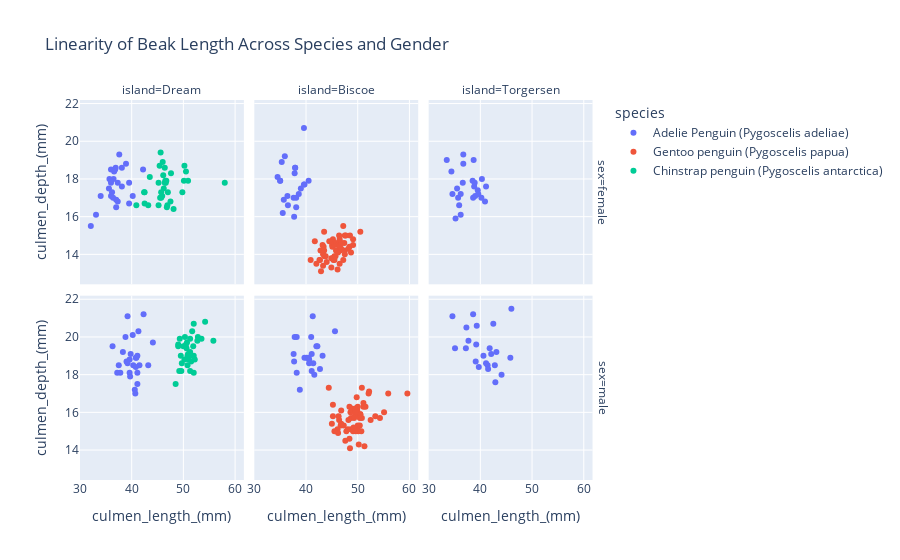

Source (notebook cell):
### Code cell
linear_beak = px.scatter(pdf, x ='culmen_length_(mm)', y='culmen_depth_(mm)',color='species',title='Linearity of Beak Length Across Species and Gender',facet_col="island",facet_row='sex')
linear_beak.show()

### Figure 1 — Plotly figure (JSON) as saved in the notebook; plotly's stock layout.template omitted (floating-point values rounded to 4 significant figures)
{"data": [{"hovertemplate": "species=Adelie Penguin (Pygoscelis adeliae)<br>sex=female<br>island=Dream<br>culmen_length_(mm)=%{x}<br>culmen_depth_(mm)=%{y}<extra></extra>", "legendgroup": "Adelie Penguin (Pygoscelis adeliae)", "marker": {"color": "#636efa", "symbol": "circle"}, "mode": "markers", "name": "Adelie Penguin (Pygoscelis adeliae)", "orientation": "v", "showlegend": true, "type": "scatter", "x": [32.1, 42.2, 37, 37.3, 37.3, 37.6, 38.1, 38.1, 38.9, 37, 36.9, 35.6, 35.7, 36, 36, 36, 36, 36.2, 36.4, 40.2, 36.5, 36.6, 36.8, 33.1, 39.5, 39.5, 34], "xaxis": "x4", "y": [15.5, 18.5, 16.9, 16.8, 17.8, 19.3, 17.6, 18.6, 18.8, 16.5, 18.6, 17.5, 18, 17.8, 17.1, 18.5, 17.9, 17.3, 17, 17.1, 18, 18.4, 18.5, 16.1, 17.8, 16.7, 17.1], "yaxis": "y4"}, {"hovertemplate": "species=Adelie Penguin (Pygoscelis adeliae)<br>sex=female<br>island=Biscoe<br>culmen_length_(mm)=%{x}<br>culmen_depth_(mm)=%{y}<extra></extra>", "legendgroup": "Adelie Penguin (Pygoscelis adeliae)", "marker": {"color": "#636efa", "symbol": "circle"}, "mode": "markers", "name": "Adelie Penguin (Pygoscelis adeliae)", "orientation": "v", "showlegend": false, "type": "scatter", "x": [40.5, 36.5, 35, 37.6, 37.7, 37.8, 37.9, 37.9, 38.1, 38.1, 34.5, 39, 35.5, 35.7, 35.9, 35, 36.4, 38.6, 35.3, 39.6, 39.7, 39.6], "xaxis": "x5", "y": [17.9, 16.6, 17.9, 17, 16, 18.3, 18.6, 18.6, 16.5, 17, 18.1, 17.5, 16.2, 16.9, 19.2, 17.9, 17.1, 17.2, 18.9, 17.7, 17.7, 20.7], "yaxis": "y5"}, {"hovertemplate": "species=Adelie Penguin (Pygoscelis adeliae)<br>sex=female<br>island=Torgersen<br>culmen_length_(mm)=%{x}<br>culmen_depth_(mm)=%{y}<extra></extra>", "legendgroup": "Adelie Penguin (Pygoscelis adeliae)", "marker": {"color": "#636efa", "symbol": "circle"}, "mode": "markers", "name": "Adelie Penguin (Pygoscelis adeliae)", "orientation": "v", "showlegend": false, "type": "scatter", "x": [40.9, 41.1, 40.3, 40.2, 34.6, 38.5, 35.2, 38.6, 38.7, 38.8, 38.9, 36.7, 35.5, 35.7, 35.9, 36.2, 36.2, 36.6, 36.7, 39, 34.4, 39.5, 39.6, 33.5], "xaxis": "x6", "y": [16.8, 17.6, 18, 17, 17.2, 17.9, 15.9, 17, 19, 17.6, 17.8, 19.3, 17.5, 17, 16.6, 16.1, 17.2, 17.8, 18.8, 17.1, 18.4, 17.4, 17.2, 19], "yaxis": "y6"}, {"hovertemplate": "species=Adelie Penguin (Pygoscelis adeliae)<br>sex=male<br>island=Dream<br>culmen_length_(mm)=%{x}<br>culmen_depth_(mm)=%{y}<extra></extra>", "legendgroup": "Adelie Penguin (Pygoscelis adeliae)", "marker": {"color": "#636efa", "symbol": "circle"}, "mode": "markers", "name": "Adelie Penguin (Pygoscelis adeliae)", "orientation": "v", "showlegend": false, "type": "scatter", "x": [40.2, 41.5, 41.3, 39.6, 42.3, 39.6, 41.1, 40.3, 39.8, 40.6, 40.7, 40.8, 40.8, 39.7, 40.9, 41.1, 41.1, 39.2, 37.5, 37.2, 36.3, 43.2, 39, 38.8, 44.1, 38.3, 37.8, 39.2], "xaxis": "x", "y": [20.1, 18.5, 20.3, 18.1, 21.2, 18.8, 18.1, 18.5, 19.1, 17.2, 17, 18.9, 18.4, 17.9, 18.9, 17.5, 19, 18.6, 18.5, 18.1, 19.5, 18.5, 18.7, 20, 19.7, 19.2, 18.1, 21.1], "yaxis": "y"}, {"hovertemplate": "species=Adelie Penguin (Pygoscelis adeliae)<br>sex=male<br>island=Biscoe<br>culmen_length_(mm)=%{x}<br>culmen_depth_(mm)=%{y}<extra></extra>", "legendgroup": "Adelie Penguin (Pygoscelis adeliae)", "marker": {"color": "#636efa", "symbol": "circle"}, "mode": "markers", "name": "Adelie Penguin (Pygoscelis adeliae)", "orientation": "v", "showlegend": false, "type": "scatter", "x": [41.3, 41.4, 41.6, 42, 42.2, 42.7, 41.1, 40.1, 40.5, 40.6, 40.6, 39.7, 41, 41.1, 37.6, 37.7, 45.6, 43.2, 38.8, 38.2, 38.2, 37.8], "xaxis": "x2", "y": [21.1, 18.6, 18, 19.5, 19.5, 18.3, 19.1, 18.9, 18.9, 18.6, 18.8, 18.9, 20, 18.2, 19.1, 18.7, 20.3, 19, 17.2, 18.1, 20, 20], "yaxis": "y2"}, {"hovertemplate": "species=Adelie Penguin (Pygoscelis adeliae)<br>sex=male<br>island=Torgersen<br>culmen_length_(mm)=%{x}<br>culmen_depth_(mm)=%{y}<extra></extra>", "legendgroup": "Adelie Penguin (Pygoscelis adeliae)", "marker": {"color": "#636efa", "symbol": "circle"}, "mode": "markers", "name": "Adelie Penguin (Pygoscelis adeliae)", "orientation": "v", "showlegend": false, "type": "scatter", "x": [35.1, 34.6, 41.4, 41.5, 41.8, 42.5, 42.8, 39.3, 39.2, 42.1, 41.1, 40.6, 39.7, 42.9, 43.1, 45.8, 37.3, 46, 37.2, 37.7, 39.1, 44.1, 38.6], "xaxis": "x3", "y": [19.4, 21.1, 18.5, 18.3, 19.4, 20.7, 18.5, 20.6, 19.6, 19.1, 18.6, 19, 18.4, 17.6, 19.2, 18.9, 20.5, 21.5, 19.4, 19.8, 18.7, 18, 21.2], "yaxis": "y3"}, {"hovertemplate": "species=Gentoo penguin (Pygoscelis papua)<br>sex=female<br>island=Biscoe<br>culmen_length_(mm)=%{x}<br>culmen_depth_(mm)=%{y}<extra></extra>", "legendgroup": "Gentoo penguin (Pygoscelis papua)", "marker": {"color": "#EF553B", "symbol": "circle"}, "mode": "markers", "name": "Gentoo penguin (Pygoscelis papua)", "orientation": "v", "showlegend": true, "type": "scatter", "x": [44, 44.9, 44.9, 45.1, 45.1, 45.1, 45.2, 43.8, 45.3, 45.3, 45.4, 45.5, 45.5, 45.5, 45.2, 43.6, 43.5, 40.9, 41.7, 42, 42.6, 42.7, 42.8, 42.9, 43.2, 43.3, 43.3, 43.4, 43.5, 45.7, 45.8, 47.2, 47.4, 47.5, 47.5, 47.5, 47.7, 48.2, 48.4, 48.5, 48.7, 49.1, 49.1, 50.5, 47.2, 45.8, 46.1, 46.2, 46.2, 46.4, 46.5, 46.5, 46.5, 46.5, 46.6, 46.8, 46.9, 44.5], "xaxis": "x5", "y": [13.6, 13.3, 13.8, 14.4, 14.5, 14.5, 14.8, 13.9, 13.8, 13.7, 14.6, 13.7, 14.5, 13.9, 13.8, 13.9, 15.2, 13.7, 14.7, 13.5, 13.7, 13.7, 14.2, 13.1, 14.5, 14, 13.4, 14.4, 14.2, 13.9, 14.2, 15.5, 14.6, 14.2, 14, 15, 15, 14.3, 14.4, 15, 14.1, 14.5, 14.8, 15.2, 13.7, 14.6, 13.2, 14.5, 14.1, 15, 14.8, 14.5, 13.5, 14.4, 14.2, 14.3, 14.6, 14.7], "yaxis": "y5"}, {"hovertemplate": "species=Gentoo penguin (Pygoscelis papua)<br>sex=male<br>island=Biscoe<br>culmen_length_(mm)=%{x}<br>culmen_depth_(mm)=%{y}<extra></extra>", "legendgroup": "Gentoo penguin (Pygoscelis papua)", "marker": {"color": "#EF553B", "symbol": "circle"}, "mode": "markers", "name": "Gentoo penguin (Pygoscelis papua)", "orientation": "v", "showlegend": false, "type": "scatter", "x": [51.5, 48.8, 51.3, 51.1, 48.4, 55.9, 48.5, 48.7, 53.4, 52.5, 55.1, 52.2, 52.1, 51.1, 48.6, 48.7, 54.3, 49, 50.2, 49.1, 49.8, 49.8, 49.9, 50.5, 50, 50.5, 50, 50, 50, 50.4, 50.4, 50.1, 49.2, 49.3, 50.8, 49.4, 49.5, 49.5, 49.6, 49.6, 50.8, 50.7, 48.2, 48.4, 46.1, 46.2, 46.3, 46.7, 46.8, 46.8, 47.3, 47.6, 47.8, 48.1, 46.4, 44.4, 45, 45.2, 45.2, 45.5, 59.6], "xaxis": "x2", "y": [16.3, 16.2, 14.2, 16.3, 16.3, 17, 14.1, 15.7, 15.8, 15.6, 16, 17.1, 17, 16.5, 16, 15.1, 15.7, 16.1, 14.3, 15, 16.8, 15.9, 16.1, 15.9, 15.2, 15.9, 15.3, 15.9, 16.3, 15.7, 15.3, 15, 15.2, 15.7, 17.3, 15.8, 16.2, 16.1, 15, 16, 15.7, 15, 15.6, 14.6, 15.1, 14.9, 15.8, 15.3, 16.1, 15.4, 15.3, 14.5, 15, 15.1, 15.6, 17.3, 15.4, 15.8, 16.4, 15, 17], "yaxis": "y2"}, {"hovertemplate": "species=Chinstrap penguin (Pygoscelis antarctica)<br>sex=female<br>island=Dream<br>culmen_length_(mm)=%{x}<br>culmen_depth_(mm)=%{y}<extra></extra>", "legendgroup": "Chinstrap penguin (Pygoscelis antarctica)", "marker": {"color": "#00cc96", "symbol": "circle"}, "mode": "markers", "name": "Chinstrap penguin (Pygoscelis antarctica)", "orientation": "v", "showlegend": true, "type": "scatter", "x": [58, 45.2, 45.2, 45.4, 45.5, 45.6, 43.5, 40.9, 42.4, 42.5, 42.5, 43.2, 45.7, 45.7, 47.5, 47.6, 48.1, 49.8, 50.1, 50.2, 50.5, 50.9, 47, 46.9, 45.9, 46, 46.1, 46.2, 46.4, 46.4, 46.5, 46.6, 46.7, 46.8], "xaxis": "x4", "y": [17.8, 17.8, 16.6, 18.7, 17, 19.4, 18.1, 16.6, 17.3, 16.7, 17.3, 16.6, 17.3, 17, 16.8, 18.3, 16.4, 17.3, 17.9, 18.7, 18.4, 17.9, 17.3, 16.6, 17.1, 18.9, 18.2, 17.5, 18.6, 17.8, 17.9, 17.8, 17.9, 16.5], "yaxis": "y4"}, {"hovertemplate": "species=Chinstrap penguin (Pygoscelis antarctica)<br>sex=male<br>island=Dream<br>culmen_length_(mm)=%{x}<br>culmen_depth_(mm)=%{y}<extra></extra>", "legendgroup": "Chinstrap penguin (Pygoscelis antarctica)", "marker": {"color": "#00cc96", "symbol": "circle"}, "mode": "markers", "name": "Chinstrap penguin (Pygoscelis antarctica)", "orientation": "v", "showlegend": false, "type": "scatter", "x": [54.2, 51.9, 51.7, 51.5, 51.4, 51.3, 51.3, 51.3, 49, 55.8, 52, 53.5, 52.8, 48.5, 52.7, 52.2, 52, 52, 49.7, 50.5, 50.3, 50.2, 50, 49.6, 50.6, 50.7, 51, 49.2, 50.9, 49.3, 50.8, 49.5, 50.8, 49], "xaxis": "x", "y": [20.8, 19.5, 20.3, 18.7, 19, 18.2, 19.9, 19.2, 19.5, 19.8, 20.7, 19.9, 20, 17.5, 19.8, 18.8, 19, 18.1, 18.6, 19.6, 20, 18.8, 19.5, 18.2, 19.4, 19.7, 18.8, 18.2, 19.1, 19.9, 18.5, 19, 19, 19.6], "yaxis": "y"}], "layout": {"annotations": [{"font": {}, "showarrow": false, "text": "island=Dream", "x": 0.1567, "xanchor": "center", "xref": "paper", "y": 1, "yanchor": "bottom", "yref": "paper"}, {"font": {}, "showarrow": false, "text": "island=Biscoe", "x": 0.49, "xanchor": "center", "xref": "paper", "y": 1, "yanchor": "bottom", "yref": "paper"}, {"font": {}, "showarrow": false, "text": "island=Torgersen", "x": 0.8233, "xanchor": "center", "xref": "paper", "y": 1, "yanchor": "bottom", "yref": "paper"}, {"font": {}, "showarrow": false, "text": "sex=male", "textangle": 90, "x": 0.98, "xanchor": "left", "xref": "paper", "y": 0.2425, "yanchor": "middle", "yref": "paper"}, {"font": {}, "showarrow": false, "text": "sex=female", "textangle": 90, "x": 0.98, "xanchor": "left", "xref": "paper", "y": 0.7575, "yanchor": "middle", "yref": "paper"}], "legend": {"title": {"text": "species"}, "tracegroupgap": 0}, "title": {"text": "Linearity of Beak Length Across Species and Gender"}, "xaxis": {"anchor": "y", "domain": [0, 0.3133], "title": {"text": "culmen_length_(mm)"}}, "xaxis2": {"anchor": "y2", "domain": [0.3333, 0.6467], "matches": "x", "title": {"text": "culmen_length_(mm)"}}, "xaxis3": {"anchor": "y3", "domain": [0.6667, 0.98], "matches": "x", "title": {"text": "culmen_length_(mm)"}}, "xaxis4": {"anchor": "y4", "domain": [0, 0.3133], "matches": "x", "showticklabels": false}, "xaxis5": {"anchor": "y5", "domain": [0.3333, 0.6467], "matches": "x", "showticklabels": false}, "xaxis6": {"anchor": "y6", "domain": [0.6667, 0.98], "matches": "x", "showticklabels": false}, "yaxis": {"anchor": "x", "domain": [0, 0.485], "title": {"text": "culmen_depth_(mm)"}}, "yaxis2": {"anchor": "x2", "domain": [0, 0.485], "matches": "y", "showticklabels": false}, "yaxis3": {"anchor": "x3", "domain": [0, 0.485], "matches": "y", "showticklabels": false}, "yaxis4": {"anchor": "x4", "domain": [0.515, 1], "matches": "y", "title": {"text": "culmen_depth_(mm)"}}, "yaxis5": {"anchor": "x5", "domain": [0.515, 1], "matches": "y", "showticklabels": false}, "yaxis6": {"anchor": "x6", "domain": [0.515, 1], "matches": "y", "showticklabels": false}}}
